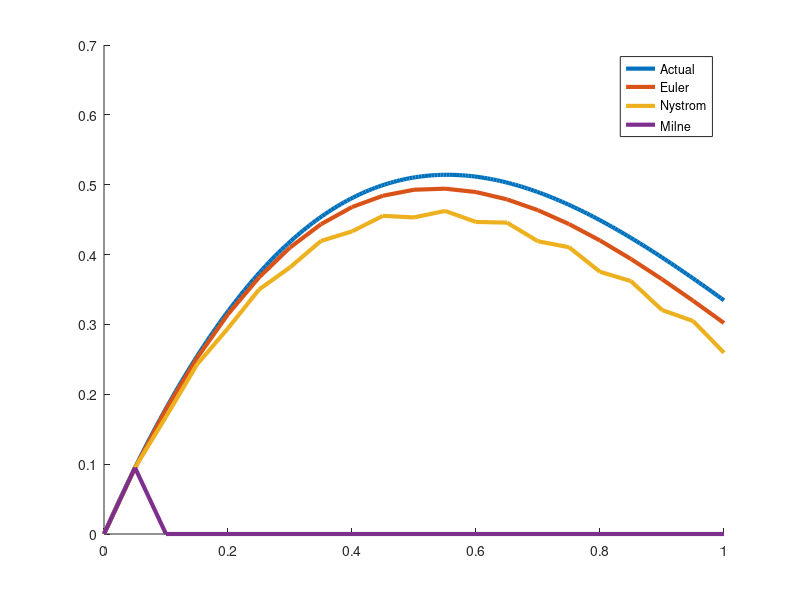

This chart was generated by the following MATLAB code:
function p3

clear all;
close all;
hold on;

y  = @(t) (e .^ -t) .* (sin(2 .* t));
dy = @(t, y) -y + (2 .* e .^ -t) .* cos(2 .* t);

% Plot the function we are trying to numerically compute.
_x = linspace(0, 1, 200);
_y = y(_x);
plot(_x, y(_x), 'DisplayName', 'Actual', 'LineWidth', 3);

% Parameters
start = 0;
stop = 1;
steps = 20;
h = (stop - start)/steps;

% IVP
x = start:h:stop;

%%%%%%%%%%%%%%%%%%%%%%%%%%%%%%%%%%%%%%%%%%
%%	Euler Method.			%%
%%%%%%%%%%%%%%%%%%%%%%%%%%%%%%%%%%%%%%%%%%

yk = zeros(steps + 1, 1);
yk(1) = y(0);

for k = 1:steps
    tk = start + h * k;
    yk(k+1) = yk(k) + h * dy(tk, yk(k));
end

plot(x, yk, 'DisplayName', 'Euler', 'LineWidth', 3);

%%%%%%%%%%%%%%%%%%%%%%%%%%%%%%%%%%%%%%%%%%
%%	Nystrom (implicit method).	%%
%%%%%%%%%%%%%%%%%%%%%%%%%%%%%%%%%%%%%%%%%%

yk = zeros(steps + 1, 1);
yk(1) = y(0);
yk(2) = y(h);

% Run the Nystrom method.
for k = 1:(steps-1)
    tknext = start + h * (k+1);
    yk(k+2) = yk(k) + 2 * h * dy(tknext, yk(k+1));
end

plot(x, yk, 'DisplayName', 'Nystrom', 'LineWidth', 3);

%%%%%%%%%%%%%%%%%%%%%%%%%%%%%%%%%%%%%%%%%%
%%	Milne (implicit method).	%%
%%%%%%%%%%%%%%%%%%%%%%%%%%%%%%%%%%%%%%%%%%

yk = zeros(steps + 1, 1);
yk(1) = y(0);
yk(2) = y(h);

% Run the Milne method.
for k = 1:(steps-1)
    % TODO
end

plot(x, yk, 'DisplayName', 'Milne', 'LineWidth', 3);

legend('show');

end
